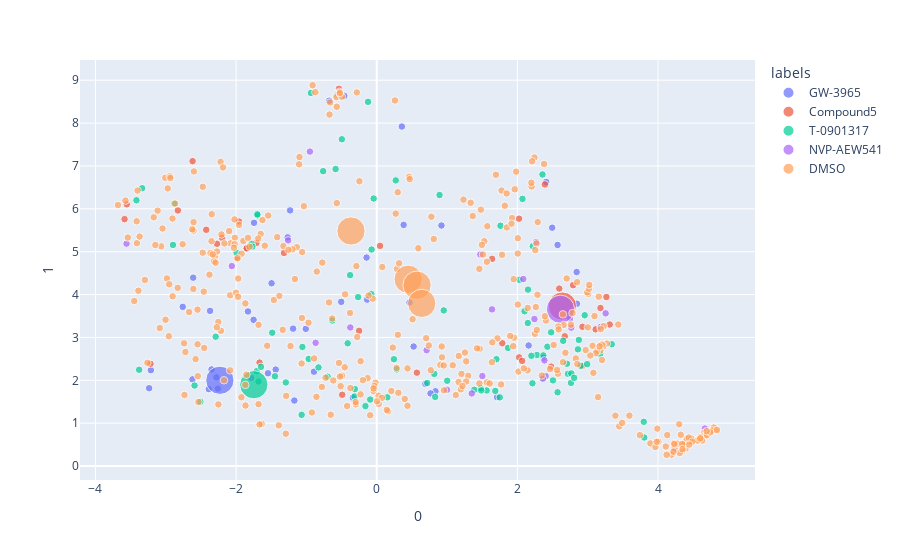

Notebook code cell kept with this figure:
### Code cell
threshold = True
if threshold:
    subset_list = []
    for i in range(len(saliency_cells_V1)):
        values = saliency_cells_V4[i]
        values = (values-np.min(values)) / (np.max(values)-np.min(values))
        subset = values>0.8
        subset_list.append(subset)
    subset_list = np.concatenate([np.concatenate(subset_list), np.array([True]*len(saliency_cells_V1))])


labels_new = []
cellnrs = [all_cellcounts[0]]+list(np.diff(all_cellcounts))
scatter_sizes = []
for k in range(len(saliency_cells_V1)):
    labels_new = labels_new + [PERTURBATIONS[k]] * cellnrs[k] 
    scatter_sizes = scatter_sizes + [0.5] * cellnrs[k]
    
labels_new = labels_new + PERTURBATIONS #['Profile_'+ z for z in PERTURBATIONS]
scatter_sizes = scatter_sizes + [7] * len(PERTURBATIONS)  # ['Profile_'+PERTURBATIONS[k]]
new_hover_data = pd.DataFrame({'labels': labels_new})

if threshold:
    fig = px.scatter(
        new_embedding.embedding_[subset_list], x=0, y=1,
        color=new_hover_data.labels[subset_list], labels={'color': 'labels'},
        size = np.array(scatter_sizes)[subset_list]
    )
else:
    fig = px.scatter(
        new_embedding.embedding_, x=0, y=1,
        color=new_hover_data.labels, labels={'color': 'labels'},
        size = scatter_sizes
    )

fig.update_xaxes(fixedrange=True)
fig.update_yaxes(fixedrange=True)

fig.show()
# print('Euclidean distance between skepinone-l and purmorphamine:', np.linalg.norm(all_mean_profiles[1]-all_mean_profiles[2]))
# print('Euclidean distance between skepinone-l and sirolimus:' ,np.linalg.norm(all_mean_profiles[0]-all_mean_profiles[2]))
# print('Euclidean distance between sirolimus and purmorphamine:' ,np.linalg.norm(all_mean_profiles[1]-all_mean_profiles[0]))

### Figure 1 — Plotly figure (JSON) as saved in the notebook; plotly's stock layout.template omitted (floating-point values rounded to 4 significant figures; data arrays with more than 128 entries replaced by an {"elided": "..."} marker saying what was removed)
{"data": [{"hovertemplate": "labels=GW-3965<br>0=%{x}<br>1=%{y}<br>size=%{marker.size}<extra></extra>", "legendgroup": "GW-3965", "marker": {"color": "#636efa", "size": [0.5, 0.5, 0.5, 0.5, 0.5, 0.5, 0.5, 0.5, 0.5, 0.5, 0.5, 0.5, 0.5, 0.5, 0.5, 0.5, 0.5, 0.5, 0.5, 0.5, 0.5, 0.5, 0.5, 0.5, 0.5, 0.5, 0.5, 0.5, 0.5, 0.5, 0.5, 0.5, 0.5, 0.5, 0.5, 0.5, 0.5, 0.5, 0.5, 0.5, 0.5, 0.5, 0.5, 0.5, 0.5, 0.5, 7], "sizemode": "area", "sizeref": 0.0175, "symbol": "circle"}, "mode": "markers", "name": "GW-3965", "orientation": "v", "showlegend": true, "type": "scatter", "x": [2.372, -0.3384, -0.675, 2.843, -1.172, -1.745, 2.847, 0.8353, -3.237, -0.4612, -0.5046, 0.7651, 3.235, 2.572, -2.37, -1.831, -0.1362, 0.692, 2.495, -2.388, 0.3574, 2.16, -1.436, -2.759, 2.41, -1.751, 0.9205, -3.212, -0.8926, 1.712, -1.784, 0.3826, -2.26, -2.62, -2.279, -2.349, -2.61, -0.1441, 0.5247, -1.495, -1.267, 0.4669, -1.19, -1.232, -1.009, -1.546, -2.231], "xaxis": "x", "y": [2.529, 1.596, 8.521, 4.525, 1.528, 5.674, 3.785, 1.744, 1.816, 8.634, 3.83, 1.694, 2.808, 5.157, 3.62, 3.606, 3.882, 1.917, 5.56, 1.795, 7.919, 2.812, 2.25, 3.713, 6.626, 3.41, 5.611, 2.237, 2.201, 1.607, 2.054, 5.625, 1.806, 2.022, 2.069, 2.253, 4.394, 4.863, 2.788, 4.263, 5.334, 3.815, 3.205, 5.963, 3.2, 2.164, 2.0], "yaxis": "y"}, {"hovertemplate": "labels=Compound5<br>0=%{x}<br>1=%{y}<br>size=%{marker.size}<extra></extra>", "legendgroup": "Compound5", "marker": {"color": "#EF553B", "size": [0.5, 0.5, 0.5, 0.5, 0.5, 0.5, 0.5, 0.5, 0.5, 0.5, 0.5, 0.5, 0.5, 0.5, 0.5, 0.5, 0.5, 0.5, 0.5, 0.5, 0.5, 0.5, 0.5, 0.5, 0.5, 0.5, 0.5, 0.5, 0.5, 0.5, 0.5, 0.5, 0.5, 0.5, 0.5, 0.5, 0.5, 7], "sizemode": "area", "sizeref": 0.0175, "symbol": "circle"}, "mode": "markers", "name": "Compound5", "orientation": "v", "showlegend": true, "type": "scatter", "x": [0.04768, 0.5709, 2.595, 2.674, -0.4909, 4.453, 2.025, 2.926, -1.987, 2.48, 2.925, -2.828, -3.555, 3.182, -2.619, -1.851, -1.711, 3.313, 3.114, -1.848, -0.2507, -1.959, -1.666, -2.272, -1.319, 2.023, 2.391, -3.217, 1.641, 3.266, -2.425, 1.786, -3.586, 2.068, -2.198, 2.792, -0.5369, 2.639], "xaxis": "x", "y": [5.136, 2.178, 4.14, 3.026, 1.662, 0.5746, 2.534, 3.249, 4.863, 2.319, 2.338, 5.962, 6.105, 3.686, 7.112, 5.085, 5.204, 3.301, 3.189, 5.078, 3.154, 5.704, 2.414, 5.185, 4.971, 5.771, 6.568, 2.385, 4.833, 3.944, 5.511, 2.865, 5.759, 2.453, 5.323, 4.218, 8.8, 3.731], "yaxis": "y"}, {"hovertemplate": "labels=T-0901317<br>0=%{x}<br>1=%{y}<br>size=%{marker.size}<extra></extra>", "legendgroup": "T-0901317", "marker": {"color": "#00cc96", "size": [0.5, 0.5, 0.5, 0.5, 0.5, 0.5, 0.5, 0.5, 0.5, 0.5, 0.5, 0.5, 0.5, 0.5, 0.5, 0.5, 0.5, 0.5, 0.5, 0.5, 0.5, 0.5, 0.5, 0.5, 0.5, 0.5, 0.5, 0.5, 0.5, 0.5, 0.5, 0.5, 0.5, 0.5, 0.5, 0.5, 0.5, 0.5, 0.5, 0.5, 0.5, 0.5, 0.5, 0.5, 0.5, 0.5, 0.5, 0.5, 0.5, 0.5, 0.5, 0.5, 0.5, 0.5, 0.5, 0.5, 0.5, 0.5, 0.5, 0.5, 0.5, 0.5, 0.5, 0.5, 0.5, 0.5, 0.5, 0.5, 0.5, 0.5, 0.5, 0.5, 0.5, 0.5, 0.5, 0.5, 0.5, 0.5, 0.5, 0.5, 0.5, 0.5, 0.5, 0.5, 0.5, 0.5, 0.5, 0.5, 0.5, 0.5, 0.5, 0.5, 7], "sizemode": "area", "sizeref": 0.0175, "symbol": "circle"}, "mode": "markers", "name": "T-0901317", "orientation": "v", "showlegend": true, "type": "scatter", "x": [2.48, -0.413, -0.6984, -2.508, -1.293, 1.75, -0.8279, 2.031, 1.76, 2.278, -1.068, -0.5677, -0.3146, -0.09257, 0.953, -1.707, -0.04361, -1.486, 1.562, -1.781, -1.057, 2.369, 0.2709, 3.178, 2.506, 2.874, -1.993, 2.364, 2.214, 1.478, -3.379, 0.8934, 2.219, 2.704, 0.2834, 3.804, 2.72, 2.763, 2.427, -0.3789, 2.768, 1.386, -1.646, -0.0762, 1.702, -0.5844, -0.2646, -0.6318, 1.867, 0.8184, -1.681, 2.861, -3.336, -0.3111, 0.7185, -0.1237, 0.2449, 2.901, -1.695, 2.651, -0.07312, 0.1503, -0.1606, 2.151, 2.102, -1.447, 2.357, 0.8312, -0.9673, 1.002, 2.375, -2.59, 2.957, 2.072, -0.4958, -3.417, 1.486, -2.29, 1.686, -0.762, 3.343, -2.897, -1.697, 2.992, -0.9361, 2.2, 3.797, 2.808, 2.149, 2.572, -2.879, -1.768, -1.747], "xaxis": "x", "y": [3.119, 2.863, 2.084, 1.499, 1.949, 1.602, 2.3, 4.343, 5.605, 2.59, 1.194, 8.661, 1.624, 1.551, 3.63, 2.213, 6.241, 3.109, 1.763, 5.184, 2.778, 2.581, 6.663, 2.616, 1.998, 2.942, 4.974, 2.05, 1.93, 1.816, 2.246, 6.322, 5.129, 2.387, 2.254, 0.6657, 2.152, 1.94, 2.784, 4.453, 2.16, 1.778, 2.314, 4.01, 2.493, 6.928, 3.941, 3.394, 2.756, 2.15, 1.973, 2.722, 6.48, 1.796, 1.936, 8.496, 2.492, 2.34, 5.846, 2.921, 5.051, 1.603, 1.398, 4.115, 3.611, 2.095, 6.801, 1.612, 2.499, 1.989, 2.091, 1.878, 3.518, 6.232, 7.623, 6.2, 1.765, 3.017, 1.751, 6.878, 2.842, 5.158, 5.872, 2.377, 8.702, 2.572, 1.032, 2.057, 3.336, 1.721, 6.124, 5.118, 1.897], "yaxis": "y"}, {"hovertemplate": "labels=NVP-AEW541<br>0=%{x}<br>1=%{y}<br>size=%{marker.size}<extra></extra>", "legendgroup": "NVP-AEW541", "marker": {"color": "#ab63fa", "size": [0.5, 0.5, 0.5, 0.5, 0.5, 0.5, 0.5, 0.5, 0.5, 0.5, 0.5, 0.5, 0.5, 0.5, 0.5, 0.5, 0.5, 0.5, 0.5, 0.5, 0.5, 0.5, 0.5, 0.5, 0.5, 7], "sizemode": "area", "sizeref": 0.0175, "symbol": "circle"}, "mode": "markers", "name": "NVP-AEW541", "orientation": "v", "showlegend": true, "type": "scatter", "x": [-0.8689, 3.184, 2.266, 2.402, 1.502, -1.26, 1.351, 2.084, -0.53, 2.385, 2.362, 2.243, 0.7093, 2.766, 3.255, -0.9504, -0.376, 2.747, -2.061, 1.639, 0.9985, -3.558, 1.473, 4.666, 4.234, 2.613], "xaxis": "x", "y": [2.874, 3.245, 5.225, 2.098, 2.099, 5.264, 1.693, 4.362, 8.73, 2.464, 2.039, 3.429, 2.702, 3.228, 3.562, 7.335, 3.233, 3.433, 4.664, 3.654, 1.779, 5.187, 4.934, 0.8746, 0.4263, 3.657], "yaxis": "y"}, {"hovertemplate": "labels=DMSO<br>0=%{x}<br>1=%{y}<br>size=%{marker.size}<extra></extra>", "legendgroup": "DMSO", "marker": {"color": "#FFA15A", "size": {"elided": "361 float values"}, "sizemode": "area", "sizeref": 0.0175, "symbol": "circle"}, "mode": "markers", "name": "DMSO", "orientation": "v", "showlegend": true, "type": "scatter", "x": {"elided": "361 float values"}, "xaxis": "x", "y": {"elided": "361 float values"}, "yaxis": "y"}], "layout": {"legend": {"itemsizing": "constant", "title": {"text": "labels"}, "tracegroupgap": 0}, "margin": {"t": 60}, "xaxis": {"anchor": "y", "domain": [0, 1], "fixedrange": true, "title": {"text": "0"}}, "yaxis": {"anchor": "x", "domain": [0, 1], "fixedrange": true, "title": {"text": "1"}}}}
